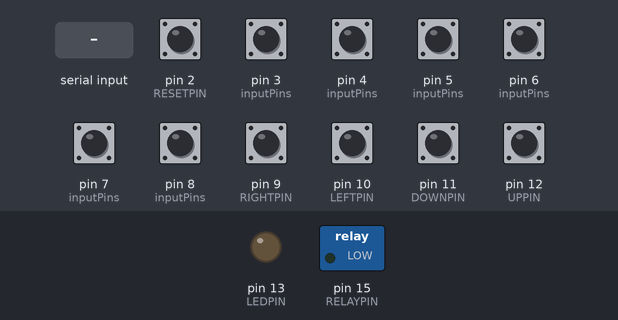
Simulated run of this sketch. Board: Arduino Uno, built with avr-gcc and run on an emulated ATmega328P. On the bench: switched loads named in the sketch (green lamp = pin HIGH), output pins drawn as LEDs (lit = HIGH). The test bench sets the inputs (shaded band); at power-on: pin 2 (RESETPIN), pin 3 (inputPins), pin 4 (inputPins), pin 5 (inputPins), pin 6 (inputPins), pin 7 (inputPins), pin 8 (inputPins), pin 9 (RIGHTPIN), pin 10 (LEFTPIN), pin 11 (DOWNPIN), pin 12 (UPPIN) HIGH. What the sketch prints to the serial monitor is not drawn.

Above: at 1.2 s.
1.3 s: "c" received over Serial
At 1.6 s:
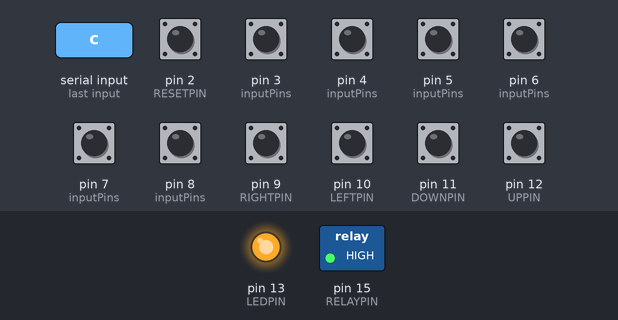
At 2.32 s:
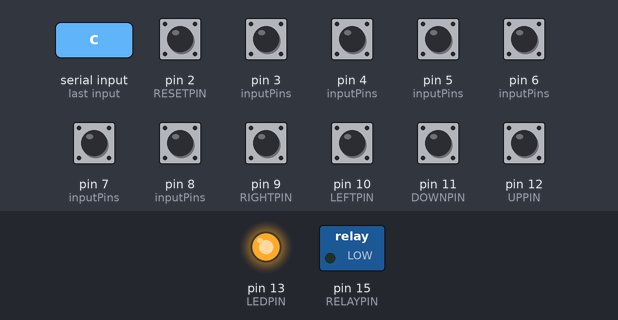
Timing chart, 0 to 4.3 s (numbered marks = the images above; inputs shaded):
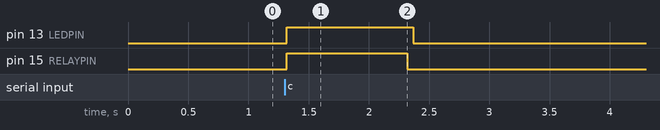

The sketch:

redbull_microcontroller_code.ino
```cpp
// this is the redbull arcade machine microcontroller code
// made in spring 2021

#define LEFTPIN 10
#define RIGHTPIN 9
#define UPPIN 12
#define DOWNPIN 11
#define TOP1 8
#define TOP2 7
#define TOP3 6
#define BOTTOM1 5
#define BOTTOM2 4
#define BOTTOM3 3
#define RESETPIN 2
#define RELAYPIN 15
#define LEDPIN 13
int left;
int right;
int up;
int down;
int top1;
int top2;
int top3;
int bottom1;
int bottom2;
int bottom3;
int resetbutton;


int incomingByte = 0;

int interval = 50;
int targetTime = 0;

byte inputPins[] = {LEFTPIN, RIGHTPIN, UPPIN, DOWNPIN, TOP1, TOP2, TOP3, BOTTOM1, BOTTOM2, BOTTOM3, RESETPIN};
//int inputsRead[] = {left, right, up, down, top1, top2, top3, bottom1, bottom2, bottom3, resetbutton};
bool inputsRead[] = {1, 1, 1, 1, 1, 1, 1, 1, 1, 1, 1};
int inputsRaw[] = {1, 1, 1, 1, 1, 1, 1, 1, 1, 1, 1};
//output to processing: {left(0) right(1) up(2) down(3) kick(4) punch(5) reset(6)}
int inputs[] = {1, 1, 1, 1, 1, 1, 1};
unsigned int timethrottle = 50;
unsigned int time_del = 1;

void setup() {
  //initialize serial communications at a 9600 baud rate
  Serial.begin(115200);
  //initialize input pins
  for (int i = 0; i < 11; i++) {
    pinMode(inputPins[i], INPUT_PULLUP);
  }
  pinMode(RELAYPIN, OUTPUT);
  pinMode(LEDPIN, OUTPUT);
}


void loop() {
  digitalWrite(LEDPIN, LOW);
  if (Serial.available() > 0) {
    incomingByte = Serial.read();
    digitalWrite(LEDPIN, HIGH);
    if (incomingByte == 'c') {
      Serial.println(incomingByte);
      digitalWrite(RELAYPIN, HIGH);
      delay(1000);
      digitalWrite(RELAYPIN, LOW);
    }
  }

  if( millis() > timethrottle){
    //read inputs
    for (int i = 0; i < 11; i++) {
      inputsRead[i] = digitalRead(inputPins[i]);
      //    Serial.print("array  : ");
      //    Serial.print(inputsRead[0]);
      //    Serial.print("left variable: ");
      //    Serial.print(left);
      if (inputsRead[0] == 0) inputs[0] = 1; else inputs[0] = 0; // left
      if (inputsRead[1] == 0) inputs[1] = 1; else inputs[1] = 0; // right
      // i dont want to take the time to figure how to do this with pointers and variable names so i am doing it in a raw undreadable fashion
      //int inputsRead[] = {left(0), right(1), up(2), down(3), top1(4), top2(5), top3(6), bottom1(7), bottom2(8), bottom3(9), resetbutton(10)};
      //    goal: if (up || top1 || bottom1 == 0) inputs[2] = 1; else inputs[2] = 0;
      if ( !(!(inputsRead[2]) || !(inputsRead[4]) || !(inputsRead[7])) == 0) inputs[2] = 1; else inputs[2] = 0; // having to do my own logical XOR cause all inputs default to 1
      if (inputsRead[3] == 0) inputs[3] = 1; else inputs[3] = 0; //down

      //    if (top2 || top3 == 0) inputs[2] = 1; else inputs[3] = 0;
      if ( !(!(inputsRead[5]) || !(inputsRead[6]) ) == 0) inputs[4] = 1; else inputs[4] = 0; // kick
      //    if (bottom2 || bottom3 == 0) inputs[2] = 1; else inputs[3] = 0;
      if ( !(!(inputsRead[8]) || !(inputsRead[9]) ) == 0) inputs[5] = 1; else inputs[5] = 0; // punch
      if (inputsRead[10] == 0) inputs[6] = 1; else inputs[6] = 0; //reset

      if (inputsRaw[i] == 1) inputsRaw[i] = 0; // flipping the bit
      else if (inputsRaw[i] == 0) inputsRaw[i] = 1; // flipping the bit
    }

    //send inputs
    if (millis() > targetTime)
      //    for (int i = 0; i < 11; i++) {
      //      Serial.print(inputsRead[i]);
      //      Serial.print("a");
      //    }
      //  Serial.print("filtered inputs");
      for (int i = 0; i < 7; i++) {
        Serial.print(inputs[i]);
        Serial.print("a");
      }

    // end byte
//    Serial.print("\n");
    Serial.print('k');
    timethrottle = millis() + time_del;
  }


  //wait 50 milliseconds so we don't drive ourselves crazy
  delay(50);
}
```

Measured:
- after the input at 1.3 s, pin 13 (LEDPIN): LOW → HIGH at once, → LOW 1.1 s later; pin 15 (RELAYPIN): LOW → HIGH at once, → LOW 1.0 s later
